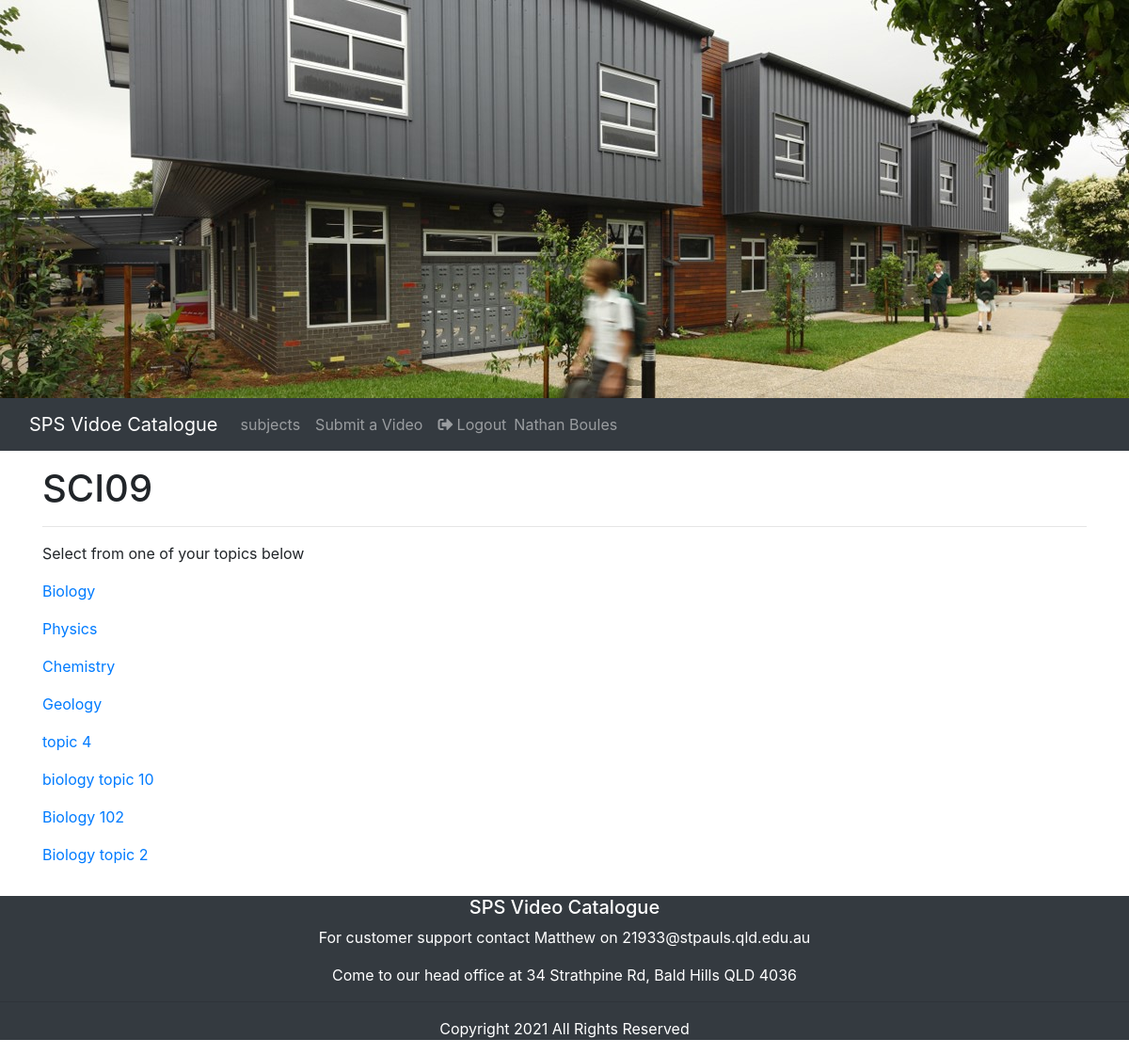
The app's page /subject_topics?ssid=SCI09 (signed in) with its own data.
### tables this page shows
CREATE TABLE classes (class_id INTEGER PRIMARY KEY AUTOINCREMENT NOT NULL, subject_code TEXT REFERENCES subjects (subject_code) ON UPDATE CASCADE NOT NULL, letter TEXT NOT NULL, teacher_code TEXT REFERENCES users (username) ON UPDATE CASCADE NOT NULL);

CREATE TABLE topics (topic_id INTEGER PRIMARY KEY AUTOINCREMENT NOT NULL, topic_name TEXT NOT NULL, subject_code TEXT REFERENCES subjects (subject_code) ON DELETE NO ACTION ON UPDATE CASCADE NOT NULL, username TEXT REFERENCES users (username) ON DELETE NO ACTION ON UPDATE CASCADE NOT NULL);

### app.py (the view)
@app.route('/subject_topics', methods=['GET'])
def subject_topics():
    if session['username']:
        if request.args.get('ssid'):
            id = request.args.get('ssid')
            sql = """
                    select subject_code
                    from classes c, users u, enrolments e
                    where u.username = e.username
                    and e.class_id = c.class_id
                    and subject_code = ?;"""
            cur.execute(sql, (id,))
            thesubject_results = cur.fetchone()
            session['subject_code'] = thesubject_results[0]
            sql = """
                            select topic_name
                            from topics
                            where subject_code = ?;"""
            cur.execute(sql, (id,))
            topic_results = cur.fetchall()
            return render_template("subject_topics.html", title="Subject Topics", thesubject_results=thesubject_results,
                                   topic_results=topic_results)

### templates/subject_topics.html (shortened to what this page needs)
{% extends 'layout.html' %}
{% block mainContent %}
<div class="container" >
    <div class="row">
        <div class="col">
            <h1>{{ thesubject_results['subject_code'] }}</h1>
            <hr>
            <p>Select from one of your topics below</p>
            {% for row in topic_results %}
            <p><a href="/videos?tid={{row['topic_name']}}">{{row['topic_name']}}</a></p>
            {% endfor %}
        </div>
    </div>
</div>
{% endblock %}

### records on screen
classes: subject_code "SCI09"
topics: topic_name "Biology"
topics: topic_name "Physics"
topics: topic_name "Chemistry"
topics: topic_name "Geology"
topics: topic_name "topic 4"
topics: topic_name "biology topic 10"
topics: topic_name "Biology 102"
topics: topic_name "Biology topic 2"

### other values on screen
{{ session['firstname'] }} "Nathan"
{{ session['surname'] }} "Boules"
